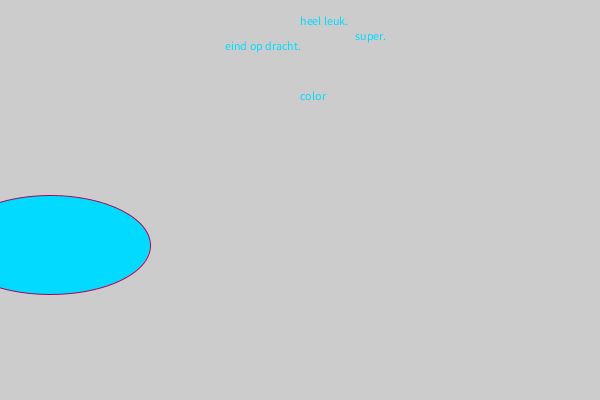
Frame 1 (no input)
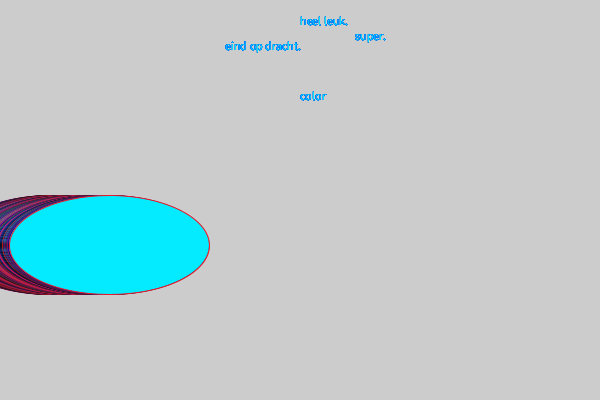
Frame 60 (the mouse pressed at the canvas centre just before this capture)
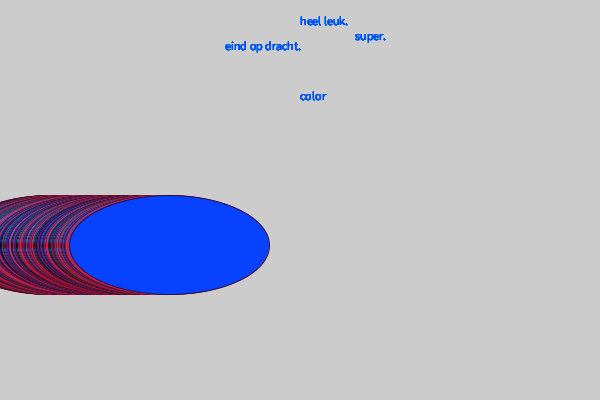
Frame 120 (the mouse held since frame 60 and released just before this capture)

The Processing sketch that drew these frames (run headless with seeded random() and noise(); from frame 60 on, the mouse is pressed at the canvas centre):

// Processing sketch: judith2
// ── judith2.pde
float x = 0;
float rood = 50;
float blauw = 50;

void setup()
{
  size(600, 400);
}

void draw()
{
  stroke(random(255), random(33), random(99));
  fill(random(12),random(255),256);
  ellipse(x + 50, width / 2 - 55, 200, 99);
  text("color", 300, 100);
  text("heel leuk.", 300, 25);
  text("eind op dracht.", 225, 50);
  text("super.", 355, 40);
  x = x + 1;
  rood = blauw + 9;
  if (x > height + 550)
  {
    x = 0;
  }
  if (rood > 255)
  {
    rood = blauw;
  }
}
